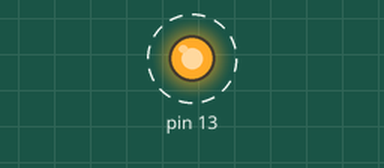
Recording of a sketch running on a simulated Arduino Uno, built with avr-gcc and run on an emulated ATmega328P. On the bench: output pins drawn as LEDs (lit = HIGH). Dashed ring = blinking.

Above: at 0.5 s.
Timing chart, 0 to 4.6 s (numbered marks = the images above):
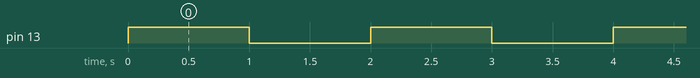

Measured:
- by itself, pin 13: alternates HIGH for 1.0 s and LOW for 1.0 s

The sketch:

A013_Modulo.ino
```cpp
void setup() {
  pinMode(13, OUTPUT);
}

void loop() {
  blink(13, 1000);
}
```

blink.ino
```cpp
void blink(int led, int tm) {
  digitalWrite(led, HIGH);
  delay(tm);
  digitalWrite(led, LOW);
  delay(tm);
}
```
